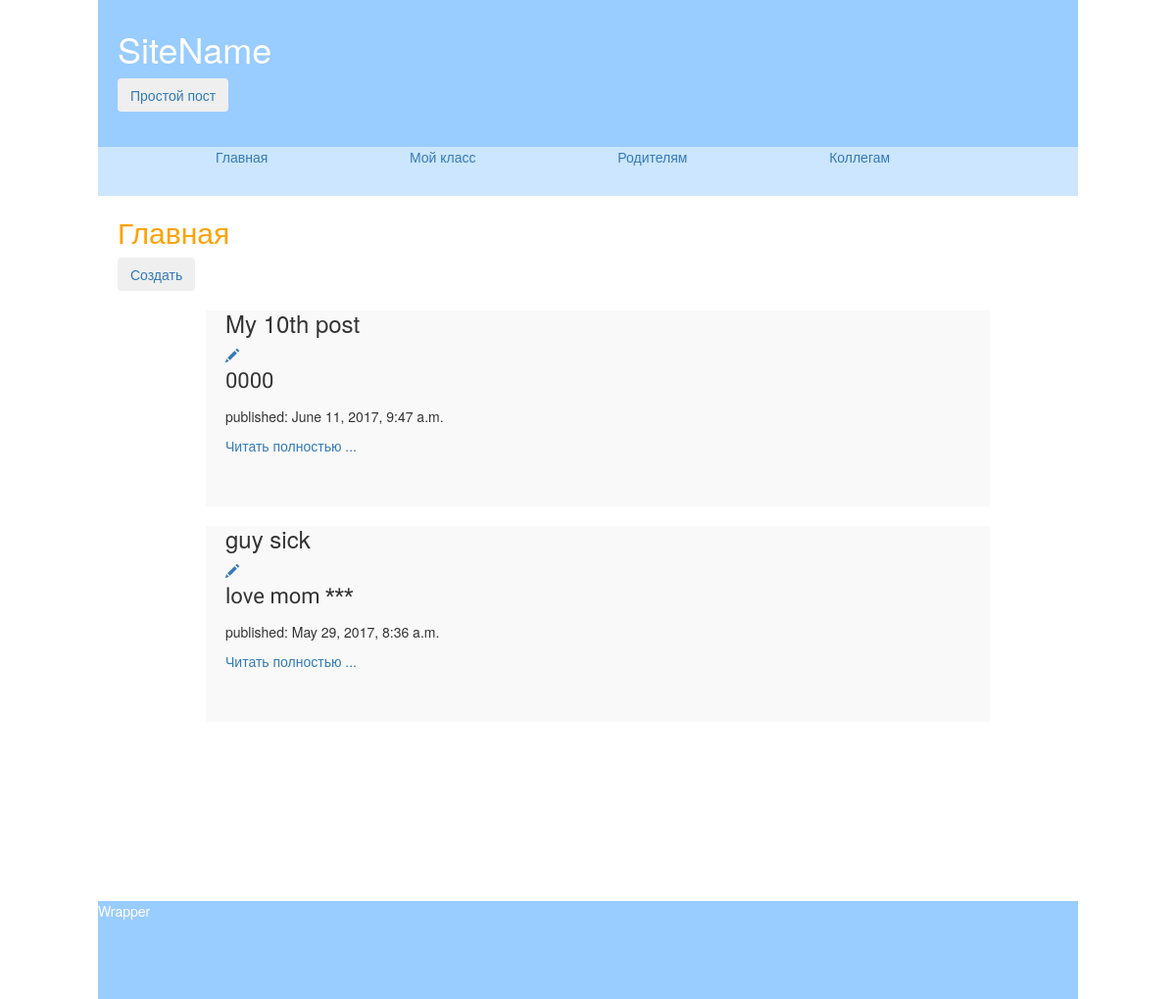
/wall/, run on the app's committed database.
### wall/models.py (models this page shows, shortened)
class General(models.Model):
    caption = models.CharField(max_length=100)
    content = models.CharField(max_length=2000)
    pub_date = models.DateTimeField('date published')

### wall/views.py (the view)
def general(request):
    post = General.objects.order_by('-pub_date')
    return render(request, 'wall/general.html', {'posts': post})

### wall/templates/wall/general.html
{% extends 'wall/base.html' %}
    {% block content %}
                <h2>  Главная </h2>
        <a href="{% url 'new_postGeneral' %}" class="top-menu"><button type="button" class="btn btn-secondary"> Создать </button></a>
        {% for post in posts %}
            <div class="post_full">
                 <h3 class="caption_post"> {{post.caption}} </h3>
                 <a href="post/edit/1/{{post.id}}" class="glyphicon glyphicon-pencil">  </a>
                     <p class="post_text">  {{post.content|truncatewords:80|safe }}</p>
                <p> published: {{post.pub_date}} </p>
                <a href="post/1/{{post.id}}" class="link_read">Читать полностью ... </a>
            </div>
        {% endfor %}
    {% endblock %}

### wall/static/wall/css/style.css (style rules this page uses)
h2 { color: #FCA205; }
.post_text { font-family: 'Sofia';font-size: 22px; }
.post_full { margin: 0 auto; padding-left: 20px; width: 800px; height: 200px; background-color: #F9F9F9; }

### data on the page
General: caption "My 10th post", content "0000", pub_date "June 11, 2017, 9:47 a.m."
General: caption "guy sick", content "love mom ***", pub_date "May 29, 2017, 8:36 a.m."
